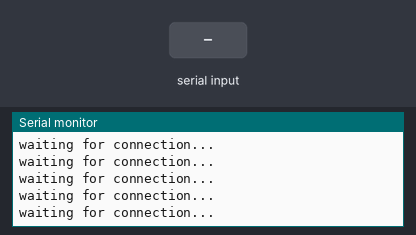
Recording of a sketch running on a simulated Arduino Uno, built with avr-gcc and run on an emulated ATmega328P. Shown: the last lines printed to the serial monitor. The test bench sets the inputs (shaded band).

Above: at 1.2 s.
1.3 s: "Y\n" received over the second serial link
At 1.56 s:
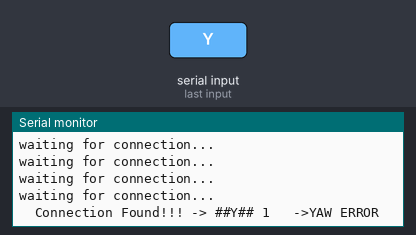
2.9 s: "L\n" received over the second serial link
At 3.17 s:
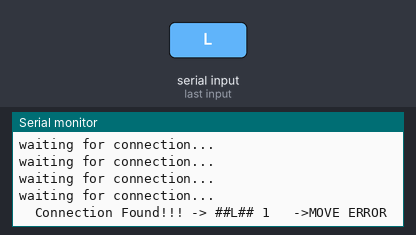
4.5 s: "R\n" received over the second serial link
At 5.0 s:
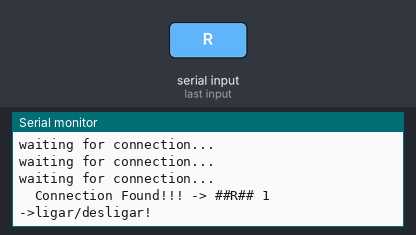
6.1 s: "P\n" received over the second serial link
At 6.31 s:
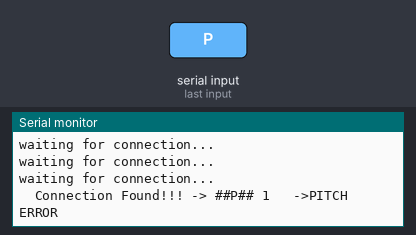
7.6 s: "U\n" received over the second serial link
At 7.91 s:
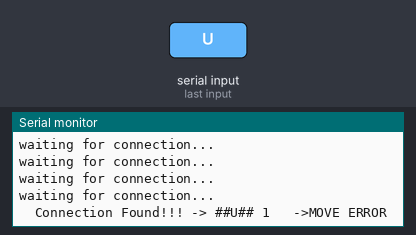
9.2 s: "D\n" received over the second serial link
At 9.52 s:
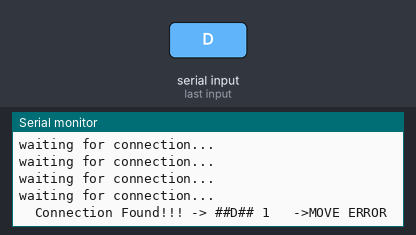

The sketch:

serial_bt.ino
```cpp
/*
 * Cassio Trindade Batista
 * https://www.itead.cc/wiki/Serial_Port_Bluetooth_Module_(Master/Slave)_:_HC-05#2._Reset

*/

#include <SoftwareSerial.h>
#include <IRremote.h>

/* Bluetooth pins */
#define HC05_CONFIG_PIN 9
#define HC05_RX_PIN 2 //digital pin to receiver
#define HC05_TX_PIN 5 //digital pin to transceiver

#define SAMSUNG_CANAL_MAIS       0xE0E048B7
#define SAMSUNG_CANAL_MENOS      0xE0E008F7
#define SAMSUNG_AUMENTAR_VOLUME  0xE0E0E01F
#define SAMSUNG_DIMINUIR_VOLUME  0xE0E0D02F
#define SAMSUNG_ON_OFF           0xE0E040BF

#define DEGUB 1

IRsend irsend;
SoftwareSerial serialBT(HC05_RX_PIN, HC05_TX_PIN); //BLUETOOTH: define pins to Rx and Tx

void setup()
{
	/* Define Rx as input and Tx as output */
	pinMode(HC05_RX_PIN, INPUT);
	pinMode(HC05_TX_PIN, OUTPUT);

	serialBT.begin(38400); //bauds to bluetooth
	Serial.begin(38400);

	//config_HC05();
}

void loop()
{
	int i = 0; //index to str
	char str[9] = {0};
	char ch;

	#if DEGUB
		Serial.println("waiting for connection...");
	#endif

	if(serialBT.available()) {
		#if DEGUB
			Serial.print("\tConnection Found!!! -> ");
		#endif
		do {
			ch = (char) serialBT.read(); //get each char and fill string
			if (ch != '\n' && ch != '\r')
				str[i++] = ch;
			delay(2);
		} while (serialBT.available() > 0); //while has char in SoftSerial

		#if DEGUB
			Serial.print("##");
			Serial.print(str);
			Serial.print("##");
			Serial.print(" ");
			Serial.print(i);
			Serial.print("\t ->");
		#endif

		/* YAW */
		if(str[0] == 'Y') {
			if (str[1] == 'L') {
				#if DEGUB
					Serial.println("canal menos!");
				#endif
				sendIR(SAMSUNG_CANAL_MENOS, 32); //yaw left -> canal menos
			} else if (str[1] == 'R') {
				#if DEGUB
					Serial.println("canal mais!");
				#endif
				sendIR(SAMSUNG_CANAL_MAIS, 32); //yaw right -> canal mais
			} else {
				#if DEGUB
					Serial.println("YAW ERROR");
				#endif
			}
		/* PITCH */
		} else if (str[0] == 'P') {
			if (str[1] == 'U') {
				#if DEGUB
					Serial.println("aumentar volume!");
				#endif
				for(i=0; i<6; i++) {
					sendIR(SAMSUNG_AUMENTAR_VOLUME, 32); //pitch up -> aumentar volume
					delay(200);
				}
			} else if (str[1] == 'D') {
				#if DEGUB
					Serial.println("diminuir volume!");
				#endif
				for(i=0; i<6; i++) {
					sendIR(SAMSUNG_DIMINUIR_VOLUME, 32); //pitch down -> diminuir volume
					delay(200);
				}
			} else {
				#if DEGUB
					Serial.println("PITCH ERROR");
				#endif
			}
		/* ROLL */
		} else if (str[0] == 'R') {
				#if DEGUB
					Serial.println("ligar/desligar!");
				#endif
			sendIR(SAMSUNG_ON_OFF, 32); //roll -> on/off
		} else {
			#if DEGUB
				Serial.println("MOVE ERROR");
			#endif
		}
	}//close if serial bluetooth available
	delay(200);
}

void sendIR(unsigned long hex, int nbits)
{
	for (int i=0; i<3; i++) {
		irsend.sendSAMSUNG(hex, nbits);
		delay(40);
	}
}

void config_HC05()
{
	#if DEGUB
		Serial.println("Configuring...");
	#endif

	pinMode(HC05_CONFIG_PIN, OUTPUT);
	digitalWrite(HC05_CONFIG_PIN, HIGH);

	/* Restore default status */
	serialBT.write("AT+ORGL\r\n");
	delay(300);

	/* Reset */
	serialBT.write("AT+RESET\r\n");
	delay(300);

	/* Delete all auth devices */
	serialBT.write("AT+RMAAD\r\n");
	delay(300);

	/* 0: slave */
	serialBT.write("AT+ROLE=0\r\n");
	delay(300);

	/* Connect any address */
	serialBT.write("AT+CMODE=1\r\n");
	delay(300);

	/* 0: PIO8 low drive LED (?) */
	/* 1: PIO9 high drive LED (?) */
	serialBT.write("AT+POLAR=0,1\r\n");
	delay(300);

	/* Reset */
	serialBT.write("AT+RESET\r\n");
	delay(300);

	/* Set PIN code */
	serialBT.write("AT+PSWD=1234\r\n");
	delay(300);

	/* Set default fixed address */
	serialBT.write("AT+BIND=0000,00,000000\r\n");
	delay(300);

	/* Initialize SPP (Serial Port Profile) lib */
	serialBT.write("AT+INIT\r\n");
	delay(300);

	/* Inquiry Bluetooth device (?) */
	serialBT.write("AT+INQ\r\n");
	delay(300);

	/* Set module name */
	serialBT.write("AT+NAME=UFPA Remote Control\r\n");
	delay(300);

	/* Set device class */
	serialBT.write("AT+CLASS=1\r\n");
	delay(300);

	digitalWrite(HC05_CONFIG_PIN, LOW);

	#if DEGUB
		Serial.println("Done! :)");
	#endif
}

//void config_HC05_manually()
//{
//	int i = 0; //iterator
//	char str[30] = {0};
//	char ch;
//
//	Serial.println("Digite o comando AT (sem CR e LF):");
//
//	if(Serial.available() > 0) {
//		while(Serial.available()) {
//			ch = (char) Serial.read();
//			if(ch != '\0') {
//				str[i++] = ch; // le char por char
//			} else {
//				str[i++] = '\r';
//				str[i++] = '\n';
//				str[i] = ch;
//				break;
//			}
//		}
//		serialBT.write(str);
//		Serial.println(str);
//	}
//
//	delay(500);
//}
```

Measured:
- after the input at 1.3 s, the serial monitor: prints a new line after 0.11 s (image 1)
- after the input at 2.9 s, the serial monitor: prints a new line after 0.12 s (image 2)
- after the input at 4.5 s, the serial monitor: prints a new line after 0.12 s (image 3)
- after the input at 6.1 s, the serial monitor: prints a new line after 0.05 s (image 4)
- after the input at 7.6 s, the serial monitor: prints a new line after 0.16 s (image 5)
- after the input at 9.2 s, the serial monitor: prints a new line after 0.17 s (image 6)
